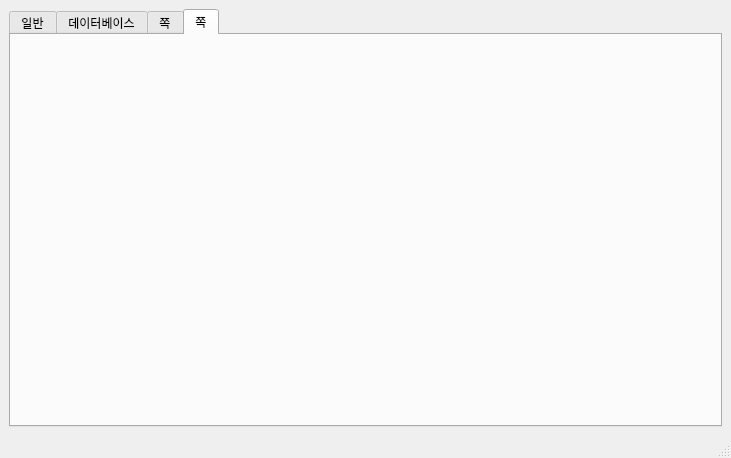
<?xml version="1.0" encoding="UTF-8"?>
<ui version="4.0">
 <class>MainWindow</class>
 <widget class="QMainWindow" name="MainWindow">
  <property name="geometry">
   <rect>
    <x>0</x>
    <y>0</y>
    <width>731</width>
    <height>458</height>
   </rect>
  </property>
  <widget class="QWidget" name="centralwidget">
   <layout class="QGridLayout" name="gridLayout">
    <item row="0" column="0">
     <widget class="QTabWidget" name="tabWidget">
      <property name="currentIndex">
       <number>3</number>
      </property>
      <widget class="QWidget" name="tab">
       <attribute name="title">
        <string>일반</string>
       </attribute>
      </widget>
      <widget class="QWidget" name="tab_2">
       <attribute name="title">
        <string>데이터베이스</string>
       </attribute>
      </widget>
      <widget class="QWidget" name="tab_3">
       <attribute name="title">
        <string>쪽</string>
       </attribute>
      </widget>
      <widget class="QWidget" name="tab_4">
       <attribute name="title">
        <string>쪽</string>
       </attribute>
      </widget>
     </widget>
    </item>
   </layout>
  </widget>
  <widget class="QMenuBar" name="menubar">
   <property name="geometry">
    <rect>
     <x>0</x>
     <y>0</y>
     <width>731</width>
     <height>33</height>
    </rect>
   </property>
  </widget>
  <widget class="QStatusBar" name="statusbar"/>
 </widget>
 <resources/>
 <connections/>
</ui>
